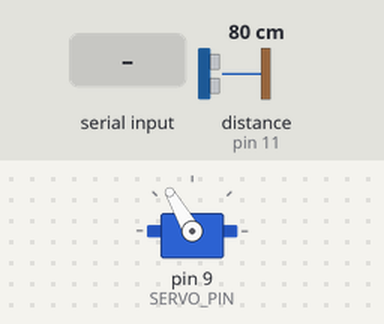
Bench run of a sketch on a simulated Arduino Uno, built with avr-gcc and run on an emulated ATmega328P. Parts: servo. Wiring (inferred from the names in the program): ultrasonic range finder: trigger pin 10; echo pin 11. The test bench sets the inputs (shaded band); at power-on: distance to the obstacle (sensor on pin 11) 80 cm. The echo pulse lasts 58.3 µs per cm; what the sketch prints to the serial monitor is not drawn.

Above: at 2.2 s.
2.3 s: distance to the obstacle (sensor on pin 11) set to 29 cm
5.3 s: distance to the obstacle (sensor on pin 11) set to 22 cm
At 6.3 s:
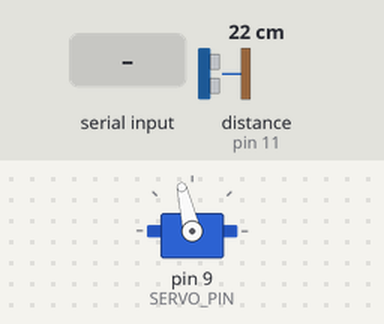
7.0 s: "90,45\n" received over Serial
At 9.5 s:
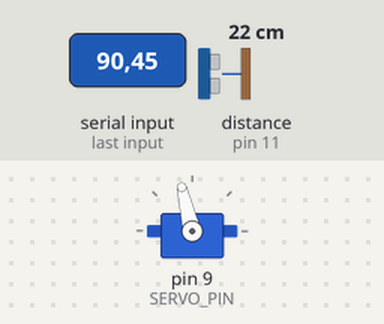
10.0 s: "b90\n" received over Serial
At 11.6 s:
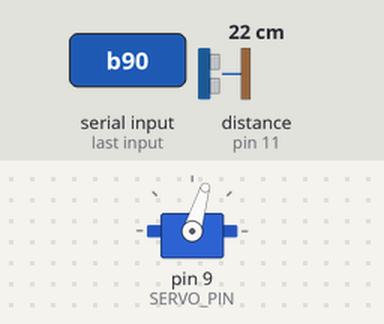
13.0 s: "b,45\n" received over Serial
At 13.3 s:
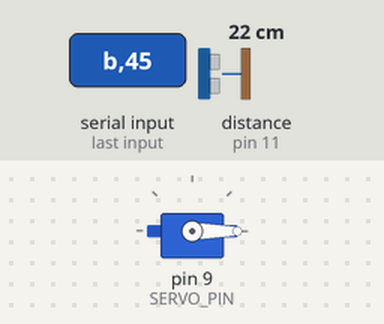
14.5 s: distance to the obstacle (sensor on pin 11) set to 4 cm
At 15.5 s:
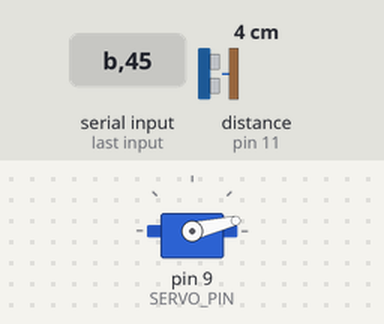
Timing chart, 0 to 17.5 s (numbered marks = the images above; inputs shaded):
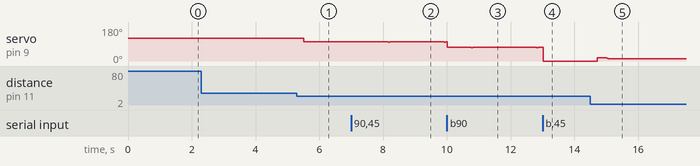

Measured:
- the behaviour switches between 26 and 25 cm on distance to the obstacle (sensor on pin 11) (found by bisection; images 0 and 1)
- after the input at 2.3 s, every drawn part: stays the same
- after the input at 5.3 s, servo on pin 9 (SERVO_PIN): 120° → 103° after 0.21 s
- after the input at 7.0 s, servo on pin 9 (SERVO_PIN): alternates 103° for 1.7 s and 99° for 0.05 s, starting after 1.2 s
- after the input at 10.0 s, servo on pin 9 (SERVO_PIN): 103° → 73° at once
- after the input at 13.0 s, servo on pin 9 (SERVO_PIN): 73° → 0° at once
- after the input at 14.5 s, servo on pin 9 (SERVO_PIN): 0° → 17° after 0.22 s, → 13° 0.30 s later

The sketch:

Task4-2.ino
```cpp
#include <Servo.h>

// ================= 腳位 =================
const uint8_t TRIG_PIN  = 10;
const uint8_t ECHO_PIN  = 11;
const uint8_t SERVO_PIN = 9;

// ================= 機構參數 =================
float baseAngle = 120.0;
const float TILT_LIMIT = 17.0;
const int   DIR = +1;
const float MIN_CM = 2.0;
const float MAX_CM = 25.0;

// ================= PID 參數 =================
float setpoint = 10.5;
float Kp = 2.0;
float Ki = 0.7;
float Kd = 4.5;
const float I_LIMIT  = 5.0;
const float I_BAND   = 3.0;
const float D_ALPHA  = 0.5;

// ================= 取樣 / 濾波參數 =================
const unsigned long SAMPLE_MS = 50;
const uint8_t N_AVG = 4;
const float JUMP_CM = 3.0;
const uint8_t JUMP_MAX = 3;

Servo servo;

// ================= 全域狀態變數 =================
// 濾波器狀態
float lastValid = 0;
uint8_t jumpCount = 0;
float hist[3];
float avgBuf[N_AVG];
uint8_t avgIdx = 0;
float avgSum = 0;

// PID 狀態
float integral = 0;
float prevPos  = 0;
float dFilt    = 0;
unsigned long lastMs = 0;

// 系統共享狀態 (供 Telemetry 使用)
float currentPos = 0;
float currentTilt = 0;

// 序列指令狀態
char cmdBuf[16];
uint8_t cmdLen = 0;

// 印資料狀態
unsigned long printMs = 200;
unsigned long lastPrintMs = 0;
unsigned long holdStart = 0;
const unsigned long HOLD_MS = 3000;


// ------------------------------------------------------------
// 底層功能：感測與致動
// ------------------------------------------------------------
float readDistanceCm() {
  digitalWrite(TRIG_PIN, LOW);
  delayMicroseconds(2);
  digitalWrite(TRIG_PIN, HIGH);
  delayMicroseconds(10);
  digitalWrite(TRIG_PIN, LOW);

  unsigned long us = pulseIn(ECHO_PIN, HIGH, 6000UL);
  if (us == 0) return -1;
  return us / 58.0;
}

float median3(float a, float b, float c) {
  return max(min(a, b), min(max(a, b), c));
}

float filterDistance(float raw) {
  if (raw < MIN_CM || raw > MAX_CM) {
    raw = lastValid;
  } else if (fabs(raw - lastValid) > JUMP_CM && jumpCount < JUMP_MAX) {
    raw = lastValid;
    jumpCount++;
  } else {
    jumpCount = 0;
  }
  lastValid = raw;

  hist[0] = hist[1];
  hist[1] = hist[2];
  hist[2] = raw;
  float m = median3(hist[0], hist[1], hist[2]);

  avgSum -= avgBuf[avgIdx];
  avgBuf[avgIdx] = m;
  avgSum += m;
  avgIdx = (avgIdx + 1) % N_AVG;
  return avgSum / N_AVG;
}

float computePID(float pos, float dt) {
  float error = setpoint - pos;
  float P = Kp * error;

  if (fabs(error) < I_BAND) integral += error * dt;
  if (Ki > 0) integral = constrain(integral, -I_LIMIT / Ki, I_LIMIT / Ki);
  float I = Ki * integral;

  float vel = (pos - prevPos) / dt;
  prevPos = pos;
  dFilt += D_ALPHA * (vel - dFilt);
  float D = -Kd * dFilt;

  return P + I + D;
}

void writeServo(float deg) {
  int us = 544 + (int)(deg / 180.0 * (2400 - 544));
  servo.writeMicroseconds(us);
}


// ------------------------------------------------------------
// 任務 1：序列指令處理
// ------------------------------------------------------------
void printParams() {
  Serial.print(F("# Kp=")); Serial.print(Kp);
  Serial.print(F(" Ki="));  Serial.print(Ki);
  Serial.print(F(" Kd="));  Serial.print(Kd);
  Serial.print(F(" set=")); Serial.print(setpoint);
  Serial.print(F(" base="));Serial.print(baseAngle);
  Serial.print(F(" print="));Serial.println(printMs);
  holdStart = millis();
}

void runCommand(char *s) {
  float v = atof(s + 1);
  switch (s[0]) {
    case 'p': Kp = v; break;
    case 'i': Ki = v; integral = 0; break;
    case 'd': Kd = v; break;
    case 's': setpoint = v; break;
    case 'b': baseAngle = v; break;
    case 't': printMs = (v < 0) ? 0 : (unsigned long)v; break;
    case 'r': integral = 0; break;
    case '?': break;
    default:
      Serial.println(F("# 指令: p i d s b t r ?"));
      holdStart = millis();
      return;
  }
  printParams();
}

void taskSerial() {
  while (Serial.available()) {
    char c = Serial.read();
    if (c == '\n' || c == '\r') {
      if (cmdLen > 0) {
        cmdBuf[cmdLen] = '\0';
        runCommand(cmdBuf);
        cmdLen = 0;
      }
    } else if (cmdLen < sizeof(cmdBuf) - 1) {
      cmdBuf[cmdLen++] = c;
    }
  }
}


// ------------------------------------------------------------
// 任務 2：PID 控制核心
// ------------------------------------------------------------
void taskControl(unsigned long now) {
  if (now - lastMs < SAMPLE_MS) return;
  float dt = (now - lastMs) / 1000.0;
  lastMs = now;

  // 1. 感測與濾波
  currentPos = filterDistance(readDistanceCm());

  // 2. 運算 PID
  currentTilt = constrain(computePID(currentPos, dt), -TILT_LIMIT, TILT_LIMIT);

  // 3. 輸出至致動器
  writeServo(baseAngle + DIR * currentTilt);
}


// ------------------------------------------------------------
// 任務 3：數據回報 (Telemetry)
// ------------------------------------------------------------
void taskTelemetry(unsigned long now) {
  bool holding = (now - holdStart < HOLD_MS);
  if (printMs > 0 && !holding && (now - lastPrintMs >= printMs)) {
    lastPrintMs = now;
    Serial.print(F("target:")); Serial.print(setpoint);
    Serial.print(F(",pos:"));   Serial.print(currentPos);
    Serial.print(F(",tilt:"));  Serial.println(currentTilt);
  }
}


// ------------------------------------------------------------
// 主程式
// ------------------------------------------------------------
void setup() {
  Serial.begin(115200);
  pinMode(TRIG_PIN, OUTPUT);
  pinMode(ECHO_PIN, INPUT);

  servo.attach(SERVO_PIN);
  writeServo(baseAngle);
  delay(1000);

  // 初始讀值填滿濾波器
  float d = readDistanceCm();
  if (d < MIN_CM || d > MAX_CM) d = setpoint;
  lastValid = d;
  for (uint8_t i = 0; i < 3; i++) hist[i] = d;
  for (uint8_t i = 0; i < N_AVG; i++) avgBuf[i] = d;
  avgSum = d * N_AVG;
  prevPos = d;

  printParams();
  lastMs = millis();
}

void loop() {
  unsigned long now = millis();

  taskSerial();           // 任務 1：監聽與解析使用者指令
  taskControl(now);       // 任務 2：執行 50ms 週期的感測與 PID 控制
  taskTelemetry(now);     // 任務 3：處理 Serial Plotter 繪圖輸出
}
```
